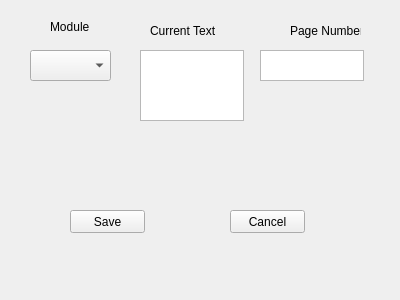
<?xml version="1.0" encoding="UTF-8"?>
<ui version="4.0">
 <class>Form</class>
 <widget class="QWidget" name="Form">
  <property name="geometry">
   <rect>
    <x>0</x>
    <y>0</y>
    <width>400</width>
    <height>300</height>
   </rect>
  </property>
  <property name="windowTitle">
   <string>Form</string>
  </property>
  <widget class="QTextEdit" name="current_text_new">
   <property name="geometry">
    <rect>
     <x>140</x>
     <y>50</y>
     <width>104</width>
     <height>71</height>
    </rect>
   </property>
  </widget>
  <widget class="QTextEdit" name="current_number_new">
   <property name="geometry">
    <rect>
     <x>260</x>
     <y>50</y>
     <width>104</width>
     <height>31</height>
    </rect>
   </property>
  </widget>
  <widget class="QLabel" name="label">
   <property name="geometry">
    <rect>
     <x>150</x>
     <y>20</y>
     <width>81</width>
     <height>21</height>
    </rect>
   </property>
   <property name="text">
    <string>Current Text</string>
   </property>
  </widget>
  <widget class="QLabel" name="label_2">
   <property name="geometry">
    <rect>
     <x>290</x>
     <y>20</y>
     <width>71</width>
     <height>21</height>
    </rect>
   </property>
   <property name="text">
    <string>Page Number</string>
   </property>
  </widget>
  <widget class="QLabel" name="label_3">
   <property name="geometry">
    <rect>
     <x>50</x>
     <y>20</y>
     <width>47</width>
     <height>13</height>
    </rect>
   </property>
   <property name="text">
    <string>Module</string>
   </property>
  </widget>
  <widget class="QComboBox" name="module_options_new">
   <property name="geometry">
    <rect>
     <x>30</x>
     <y>50</y>
     <width>81</width>
     <height>31</height>
    </rect>
   </property>
  </widget>
  <widget class="QPushButton" name="save_new_entry_btn">
   <property name="geometry">
    <rect>
     <x>70</x>
     <y>210</y>
     <width>75</width>
     <height>23</height>
    </rect>
   </property>
   <property name="text">
    <string>Save</string>
   </property>
  </widget>
  <widget class="QPushButton" name="cancel_new_entry_btn">
   <property name="geometry">
    <rect>
     <x>230</x>
     <y>210</y>
     <width>75</width>
     <height>23</height>
    </rect>
   </property>
   <property name="text">
    <string>Cancel</string>
   </property>
  </widget>
 </widget>
 <resources/>
 <connections/>
</ui>
